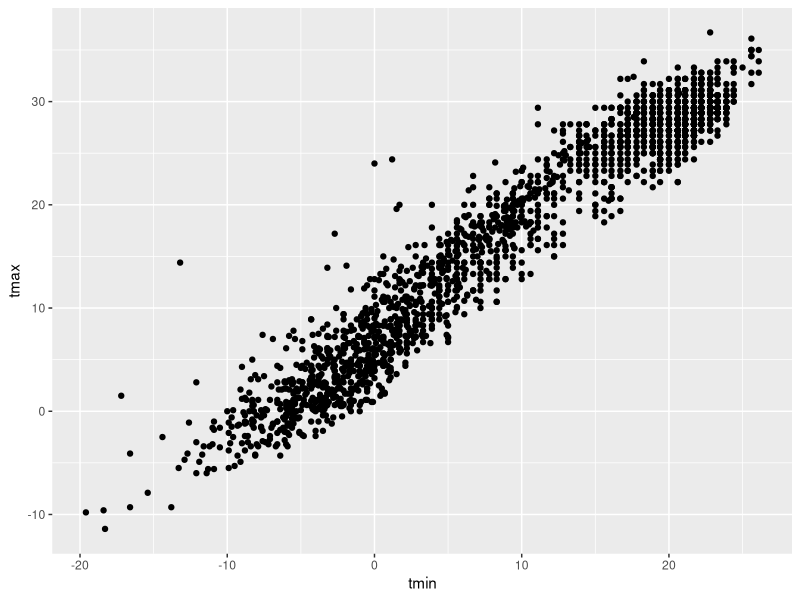
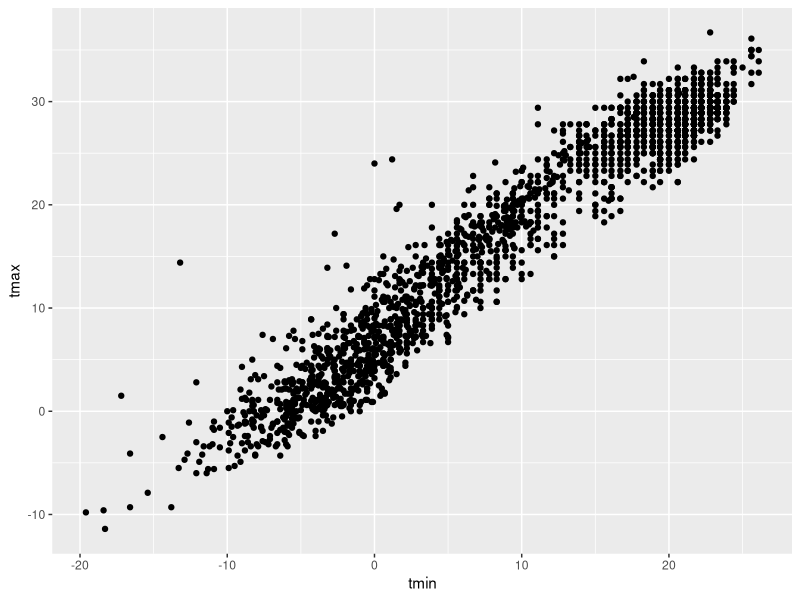
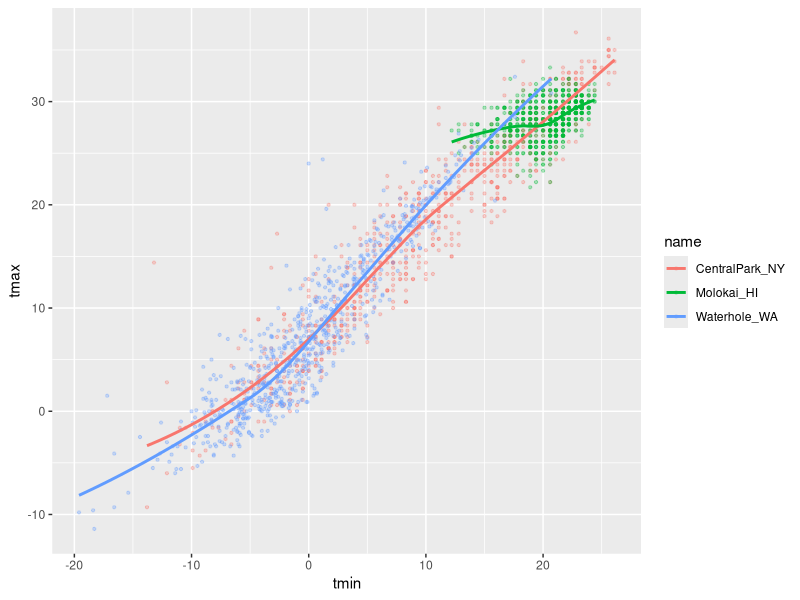
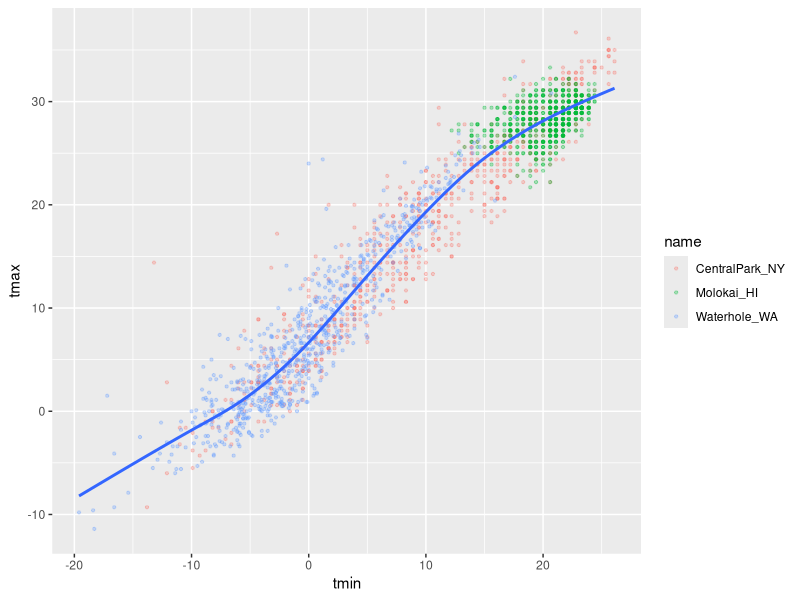
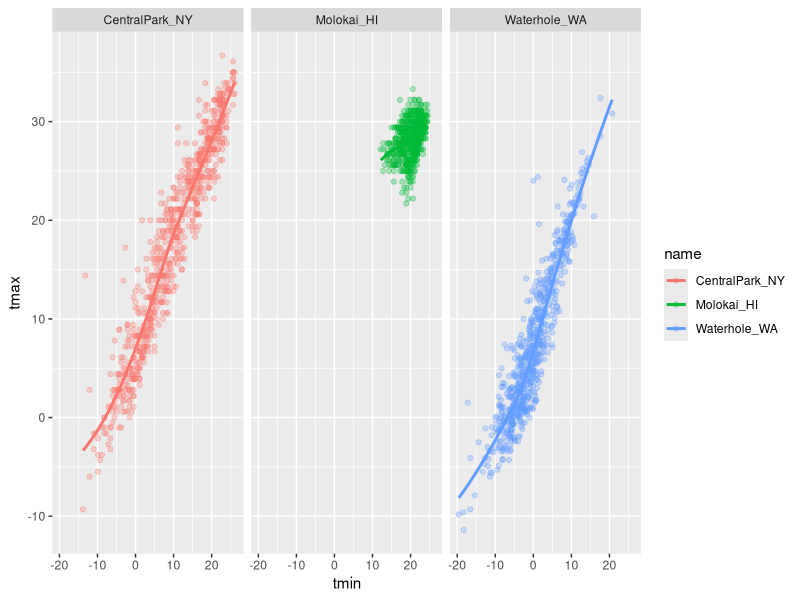
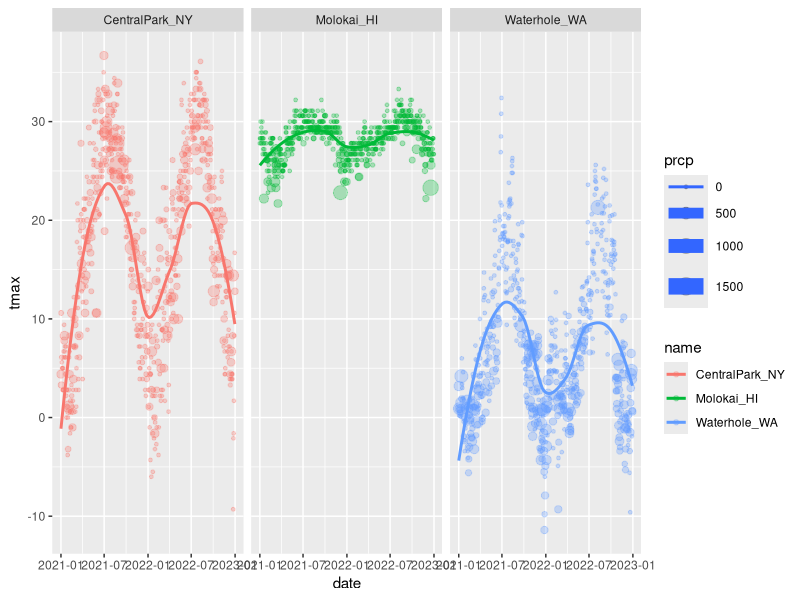
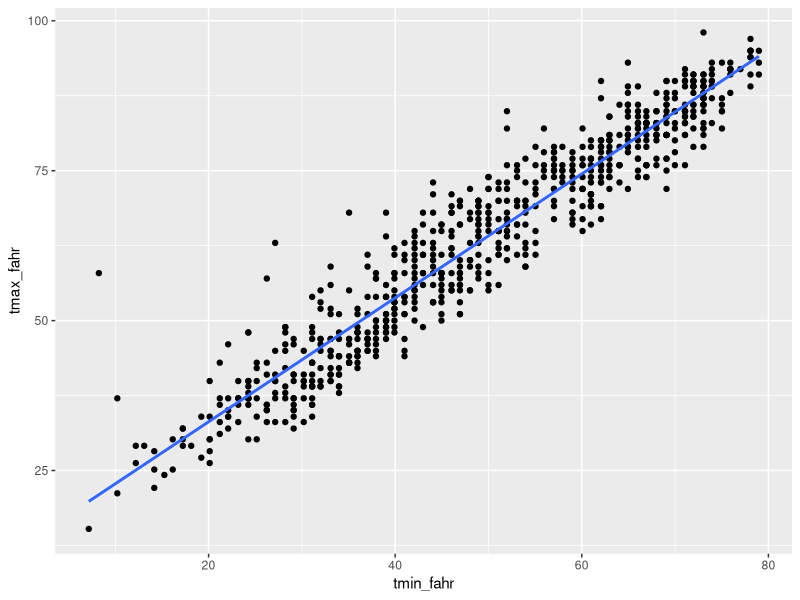
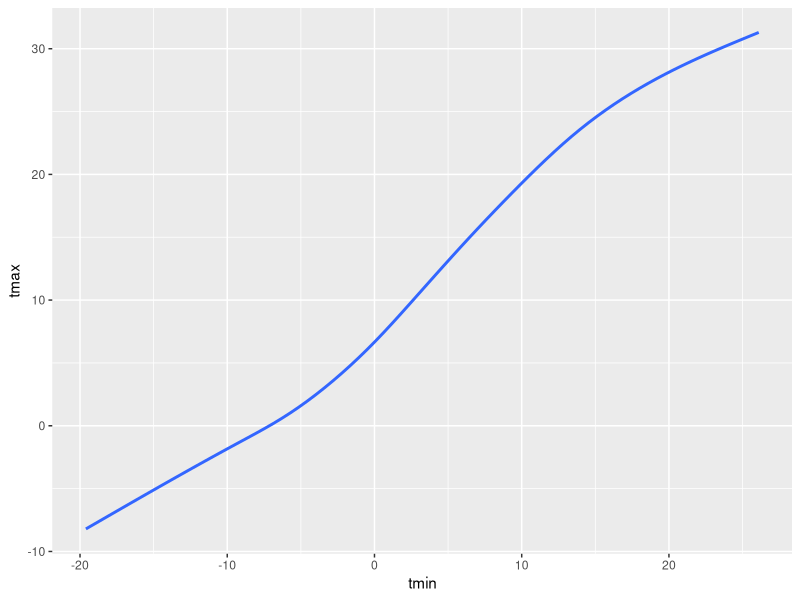

Source code (R) for these figures, in order:
## ---- chunk 1
library(tidyverse)
library(ggridges)
## ---- chunk 2
weather_df = 
  read_csv("weather_df.csv") |> 
  filter(
    id %in% c("USW00094728", "USW00022534", "USS0023B17S"), 
    
    date >= "2021-01-01", 
    date <= "2022-12-31"
  ) |> 
  mutate(
    name = case_match(
      id, 
      "USW00094728" ~ "CentralPark_NY", 
      "USW00022534" ~ "Molokai_HI",
      "USS0023B17S" ~ "Waterhole_WA"),
    tmin = tmin,
    tmax = tmax) |>
  select(name, id, date, prcp, tmin, tmax) 
## ---- chunk 3
ggplot(weather_df, aes(x = tmin, y = tmax)) +
  geom_point()
## ---- chunk 4
weather_df |> 
  ggplot(aes(x = tmin, y = tmax)) + 
  geom_point()
## ---- chunk 5
ggp_weather_scatterplot = 
  weather_df |> 
  ggplot(aes(x = tmin, y = tmax)) + 
  geom_point()
## ---- chunk 6
weather_df |> 
  filter(is.na(tmax))
##is this missing
## ---- chunk 7
weather_df |> 
  ggplot(aes(x = tmin, y = tmax, colour = name)) +
  geom_point(alpha = .3, size = .8) + 
  geom_smooth(se = FALSE)

### adding alpha is to make the plot more transparent
### size makes the points look smaller
### three smooth curves
## ---- chunk 8
weather_df |> 
  ggplot(aes(x = tmin, y = tmax)) +
  geom_point(aes(color = name), alpha = .3, size = .8) + 
  geom_smooth(se = FALSE)

### Only one smooth curve
## ---- chunk 9
weather_df |> 
  ggplot(aes(x = tmin, y = tmax, colour = name)) +
  geom_point(alpha = .3) +
  geom_smooth(se = FALSE) +
  facet_grid(. ~ name)

### . means everything
### facet_grid(name ~ .) reverse the graph
## ---- chunk 10
weather_df |> 
  ggplot(aes(x = date, y = tmax, color = name, size = prcp)) +
  geom_point(alpha = .3) +
  geom_smooth(se = FALSE) +
  facet_grid(. ~ name)
## ---- chunk 11
weather_df |> 
  filter(name == "CentralPark_NY") |> 
  mutate(
    tmax_fahr = tmax*(9/5) +32 ,
    tmin_fahr = tmin*(9/5) +32
  ) |> 
  ggplot(aes(x = tmin_fahr, y = tmax_fahr)) +
    geom_point() +
    geom_smooth(method = "lm", se = FALSE)
## ---- chunk 12
weather_df |> 
  ggplot(aes(x = tmin, y = tmax)) +
  geom_smooth(se = FALSE)
## ---- chunk 13
weather_df |> 
  ggplot(aes(x = tmin, y = tmax)) +
  geom_hex()
### density plot
## ---- chunk 14
weather_df |> 
  ggplot(aes(x = tmin, y = tmax)) +
  geom_point(color = "blue")
## ---- chunk 15
weather_df |> 
  ggplot(aes(x = tmin, fill = name)) +
  geom_histogram(position = "dodge")
## ---- chunk 16
weather_df |> 
  ggplot(aes( x = tmin, fill = name)) +
  geom_histogram() +
  facet_grid(. ~ name)
## ---- chunk 17
weather_df |> 
  ggplot(aes( x = tmin, fill = name)) +
  geom_density(alpha = .3)

## alphs is the transparent level
## ---- chunk 18
weather_df |> 
  ggplot(aes( x = name, y = tmin)) +
  geom_boxplot()
## ---- chunk 19
weather_df |> 
  ggplot(aes(x = name, y = tmin, fill = name)) +
  geom_violin()
## ---- chunk 20
weather_df |> 
  ggplot(aes(x = tmin, y = name)) +
  geom_density_ridges()
## ---- chunk 21
weather_df |> 
  ggplot(aes(x = prcp, fill = name)) +
  geom_density(alpha = .3)
## ---- chunk 22
weather_df |> 
  ggplot(aes(x = name, y = prcp)) +
  geom_boxplot()
## ---- chunk 23
weather_df |> 
  filter(prcp > 10, prcp < 1000) |> 
  ggplot(aes(x = prcp, fill = name)) +
  geom_density(alpha = .3)
## ---- chunk 24
ggp_weather =
  weather_df |> 
  ggplot(aes(x = date, y = tmax, color = name)) +
  geom_point()

ggsave("plots/ggp_weather.pdf", ggp_weather, width = 8, height = 6)
## ---- chunk 25
  weather_df |> 
  ggplot(aes(x = date, y = tmax, color = name)) +
  geom_point()

